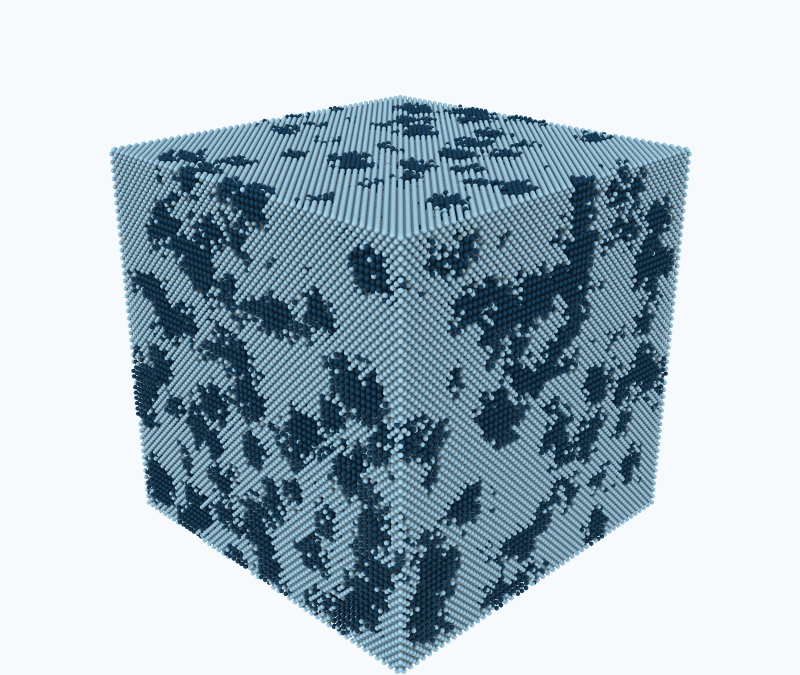
#> input picture research/ag_w_reference_pack/models/ag_w_qsgs_200A/interface_reconstruction_v12_fine_scaffold_20261125/v12_fine_qsgs_full_model_ovito.png, 1600 x 1350 px (shown at 1/2 size)
$ python render_v12_refined_qsgs_ovito.py
#> lines starting #> are read from the running program, lines starting #| are printed output that depends on the picture
#!/usr/bin/env python3
"""OVITO rendering for the higher-seed-density fine QSGS W-backbone candidate."""
from __future__ import annotations

from pathlib import Path

import numpy as np
from PIL import Image, ImageDraw, ImageFont
from ovito.io import import_file
from ovito.modifiers import DeleteSelectedModifier, ExpressionSelectionModifier, PythonScriptModifier
from ovito.vis import TachyonRenderer, Viewport

HERE = Path(__file__).resolve().parent
DATA = HERE / "qsgs_fine_candidate/ag_w_qsgs.data.gz"
FULL = HERE / "v12_fine_qsgs_full_model_ovito.png"
CUT = HERE / "v12_fine_qsgs_cutaway_ovito.png"
COMPOSITE = HERE / "v12_fine_qsgs_morphology_preview.png"


def appearance(frame: int, data) -> None:
    particles = data.particles_
    typ = np.asarray(data.particles["Particle Type"], dtype=np.int32)
    color = np.empty((len(typ), 3), dtype=np.float32)
    color[typ == 1] = (0.10, 0.25, 0.36)   # W backbone
    color[typ == 2] = (0.59, 0.76, 0.85)   # Ag-filled complement
    particles.create_property("Color", data=color)
    particles.create_property("Radius", data=np.where(typ == 1, 1.10, 1.16).astype(np.float32))


def render(cutaway: bool, output: Path) -> None:
    pipeline = import_file(str(DATA), atom_style="atomic")
    pipeline.source.data.cell.vis.enabled = False
    pipeline.modifiers.append(PythonScriptModifier(function=appearance))
    pipeline.modifiers.append(ExpressionSelectionModifier(expression="Position.Z < 0 || Position.Z > 200"))
    pipeline.modifiers.append(DeleteSelectedModifier())
    if cutaway:
        # Display cut only: the full atomistic candidate remains unchanged on disk.
        pipeline.modifiers.append(ExpressionSelectionModifier(expression="Position.X < 100"))
        pipeline.modifiers.append(DeleteSelectedModifier())
    pipeline.add_to_scene()
    vp = Viewport(type=Viewport.Type.Perspective)
    vp.camera_dir = (1.0, -1.0, -0.6)
    vp.camera_up = (0.0, 0.0, 1.0)
    vp.zoom_all(size=(1600, 1350))
    renderer = TachyonRenderer()
    renderer.antialiasing = True
    renderer.antialiasing_samples = 8
    renderer.ambient_occlusion = True
    vp.render_image(filename=str(output), size=(1600, 1350), background=(0.97, 0.98, 0.99), renderer=renderer)
    pipeline.remove_from_scene()


def main() -> None:
    render(False, FULL)
#> (the call stopped at in render, `pipeline = import_file(str(DATA), atom_style="atomic")`: ovito is not available in this run)
    render(True, CUT)
#> (the call stopped at in render, `pipeline = import_file(str(DATA), atom_style="atomic")`: ovito is not available in this run)
    a = Image.open(FULL).convert("RGB")
    b = Image.open(CUT).convert("RGB")
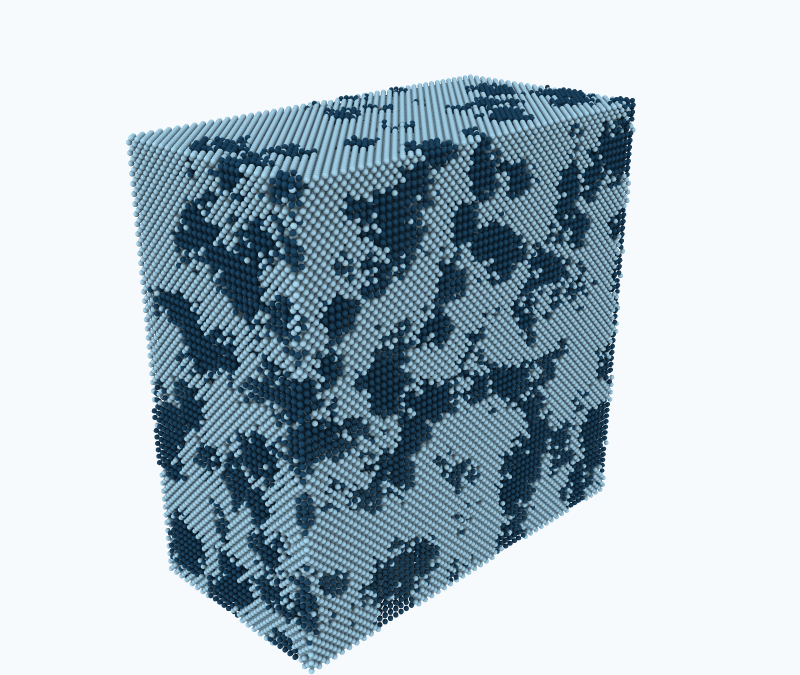
#> input picture research/ag_w_reference_pack/models/ag_w_qsgs_200A/interface_reconstruction_v12_fine_scaffold_20261125/v12_fine_qsgs_cutaway_ovito.png, 1600 x 1350 px (shown at 1/2 size)
    header, gutter = 100, 36
    out = Image.new("RGB", (a.width + b.width + gutter, a.height + header), (247, 249, 251))
    d = ImageDraw.Draw(out)
    try:
        title = ImageFont.truetype("/usr/share/fonts/truetype/dejavu/DejaVuSans.ttf", 28)
        small = ImageFont.truetype("/usr/share/fonts/truetype/dejavu/DejaVuSans.ttf", 18)
    except OSError:
        title = small = ImageFont.load_default()
    d.text((28, 12), "Ag-W V12 | fine QSGS W-backbone preview", fill=(20, 35, 49), font=title)
    d.text((28, 56), "Dark blue: W scaffold   Pale blue: Ag fill   Geometry candidate only; interface overlaps remain", fill=(58, 76, 92), font=small)
    d.text((24, header + 14), "Full 200 × 200 × 200 Å material", fill=(30, 45, 58), font=small)
    d.text((a.width + gutter + 24, header + 14), "Cutaway: x < 100 Å hidden", fill=(30, 45, 58), font=small)
    out.paste(a, (0, header))
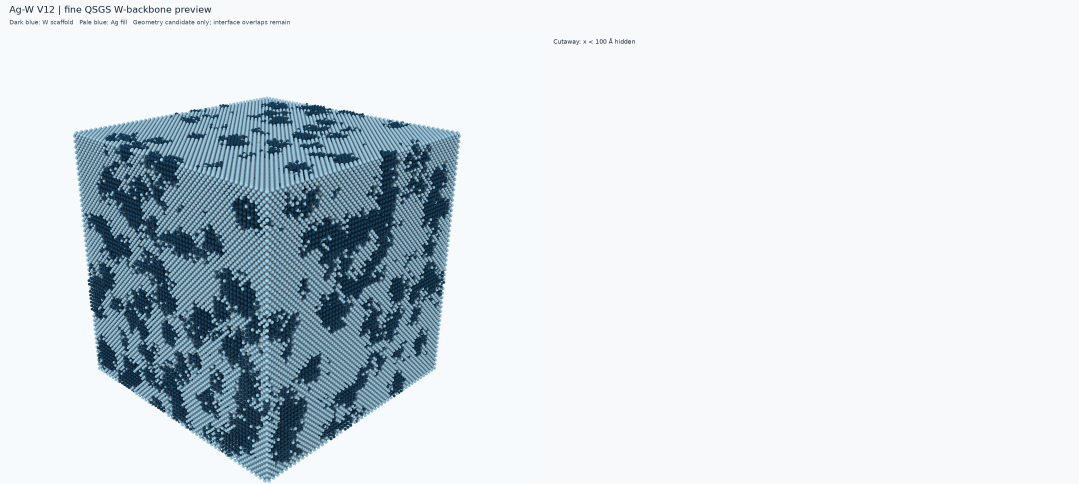
#> out: PIL image 3236x1450 RGB (shown at 1/3 size); mean R, G, B 211.8, 220.5, 226
    out.paste(b, (a.width + gutter, header))
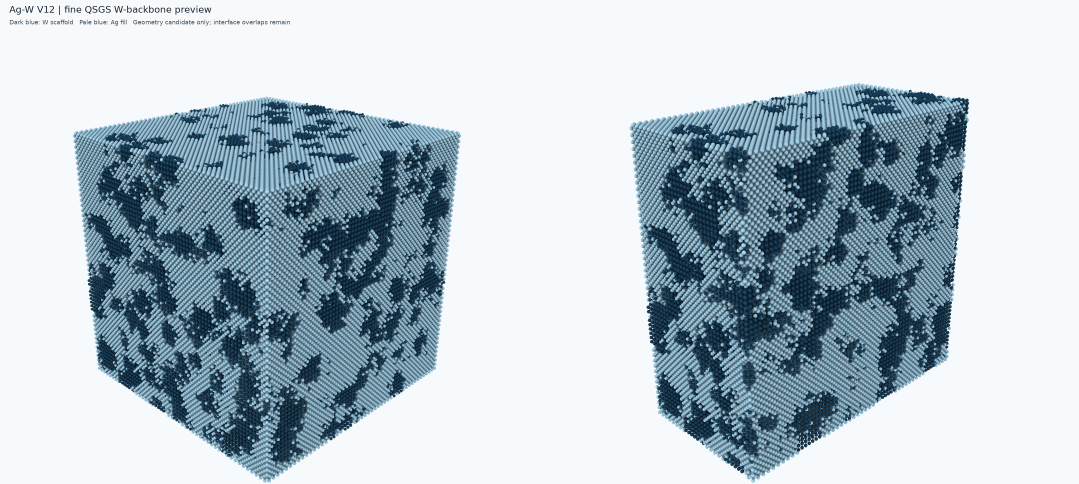
#> out: PIL image 3236x1450 RGB (shown at 1/3 size); mean R, G, B 178.9, 193.5, 202.3
    out.save(COMPOSITE)
    print(COMPOSITE)


if __name__ == "__main__":
    main()
